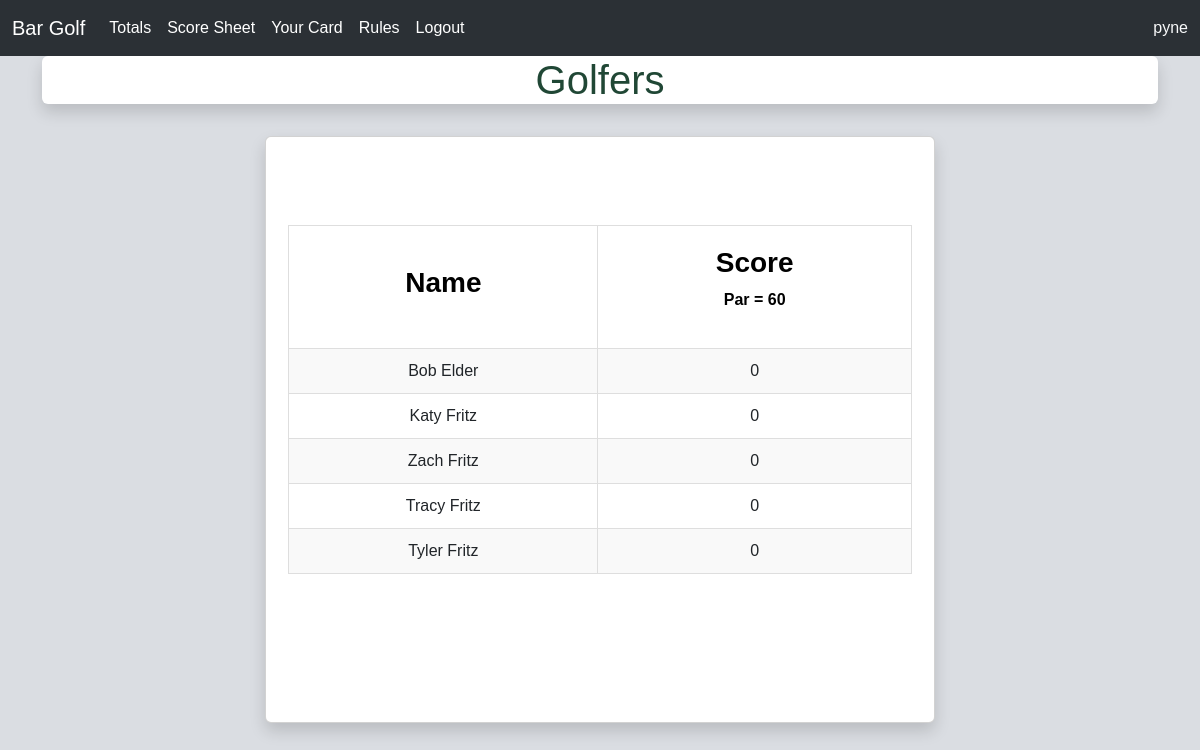
The app's page / (signed in) with its own data.
### scoreCard/models.py (models this page shows, shortened)
class BarPar(models.Model):
    do_dodge = models.IntegerField(default=0)
    elbow_room = models.IntegerField(default=0)
    wigwam = models.IntegerField(default=0)
    depot = models.IntegerField(default=0)
    sports_page = models.IntegerField(default=0)
    reboot = models.IntegerField(default=0)
    mouse_trap = models.IntegerField(default=0)
    clancys = models.IntegerField(default=0)
    dooleys = models.IntegerField(default=0)
    gi = models.IntegerField(default=0)
    brothers = models.IntegerField(default=0)
    pio = models.IntegerField(default=0)
    pickle = models.IntegerField(default=0)
    shenanns = models.IntegerField(default=0)
    brat = models.IntegerField(default=0)
    total = models.IntegerField(default=0)

class Golfer(models.Model):
    user = models.OneToOneField(User, null=True, on_delete=models.CASCADE)
    do_dodge = models.IntegerField(default=0)
    elbow_room = models.IntegerField(default=0)
    wigwam = models.IntegerField(default=0)
    depot = models.IntegerField(default=0)
    sports_page = models.IntegerField(default=0)
    reboot = models.IntegerField(default=0)
    mouse_trap = models.IntegerField(default=0)
    clancys = models.IntegerField(default=0)
    dooleys = models.IntegerField(default=0)
    gi = models.IntegerField(default=0)
    brothers = models.IntegerField(default=0)
    pio = models.IntegerField(default=0)
    pickle = models.IntegerField(default=0)
    shenanns = models.IntegerField(default=0)
    brat = models.IntegerField(default=0)
    total = models.IntegerField(default=0)

### scoreCard/views.py (the view)
# urls.py: path("", views.index, name="index"),
def index(request):
    golfers = Golfer.objects.all()
    par = BarPar.objects.all().first()
    return render(request, "cards/index.html", {"golfers": golfers, 'par': par})

### scoreCard/templates/cards/index.html (shortened to what this page needs)
{% extends 'cards/base.html' %} {% block content %}
<div class="page-title container-sm text-center shadow rounded mx-auto">
  <h1>Golfers</h1>
</div>
<br />
<div style="display: grid;place-items: start center;">
<div class="main-card card text-center shadow py-5 px3" style="width: clamp(20em, 60%, 50em);">
    <section class="card-inner content-info">
      <div class="container paddings-mini">
         <div class="row">
            <div class="col-lg-12">
               <table class="table-total table-striped table-responsive table-hover result-point">
                  <thead class="point-table-head">
    <tr>
      <th><h3><b>Name</b></h3></th>
      <th><h3><b>Score</b></h3><p>Par = {{ par.total }}</p></th>
    </tr>
  </thead>
  <tbody class="text-center">
    {% for person in golfers %}
    <tr>
      <td class="text-center">
        {{ person.user.first_name|capfirst }} {{ person.user.last_name|capfirst }}
      </td>
      <td>{{ person.total }}</td>
    </tr>
    {% endfor %}
  </tbody>
</table>
</div>
</div>
</div>
</section>
</div>
</div>
{% endblock %}

### scoreCard/templates/cards/navbar.html (shortened to what this page needs)
<nav class="navbar navbar-expand-lg bg-body-tertiary" data-bs-theme="dark">
  <div class="container-fluid">
    <a class="navbar-brand" href="#">Bar Golf</a>
    <div class="collapse navbar-collapse" id="navbarSupportedContent">
      <ul class="navbar-nav me-auto mb-2 mb-lg-0">
        <li class="nav-item">
          <a
            class="nav-link active"
            aria-current="page"
            href="{% url 'index' %}"
            >Totals</a
          >
        </li>
        <li class="nav-item">
          <a
            class="nav-link active"
            aria-current="page"
            href="{% url 'scorecards' %}"
            >Score Sheet</a
          >
        </li>
        <li class="nav-item">
          <a
            class="nav-link active"
            aria-current="page"
            href="{% url 'userscore' %}"
            >Your Card</a
          >
        </li>
        <li class="nav-item">
          <a
            class="nav-link active"
            aria-current="page"
            href="{% url 'rules' %}"
            >Rules</a
          >
        </li>
        {% if user.is_authenticated %}
        <li class="nav-item">
          <a
            class="nav-link active"
            aria-current="page"
            href="{% url 'logout' %}"
            >Logout</a
          >
        </li>
        {% endif %}
      </ul>
      {% if user.is_authenticated %}
      <div class="d-flex nav-item text-light">
        <a
          class="nav-link active"
          aria-current="page"
          href="{% url 'profile' %}"
          >{{ user.username }}</a
        >
      </div>
      {% else %}
      <div class="d-flex nav-item text-light">
        <a class="nav-link active" aria-current="page" href="{% url 'login' %}"
          >Login/Register</a
        >
      </div>
      {% endif %}
    </div>
  </div>
</nav>

### static/scoreCard/css/styles.css (style rules this page uses)
body { background-color: #DADDE2; font-family: Arial, Helvetica, sans-serif; margin: 0; }
.page-title { background-color: white; color: #204735; }
.main-card { padding: 10px; background-color: white; margin-bottom: 2em; }
.card-inner { border-radius: .5em; }
.navbar { max-width: 100% !important; }

### scoreCard/templates/cards/index.html (style rules this page uses)
.content-info { background: #ffffff; padding: 40px 0; background-size: cover!important; background-position: top center!important; background-repeat: no-repeat!important; position: relative; padding-bottom:100px; }
table { width: 100%; background: #fff; border: 1px solid #dedede; }
table thead tr th { padding: 20px; border: 1px solid #dedede; color: #000; }
table.table-striped tbody tr:nth-of-type(odd) { background: #f9f9f9; }
table tr td { padding: 10px 20px; border: 1px solid #dedede; }

### records on screen
BarPar: total "60"
Golfer: user.first_name "Bob", user.last_name "Elder", total "0"
Golfer: user.first_name "Katy", user.last_name "Fritz", total "0"
Golfer: user.first_name "Zach", user.last_name "Fritz", total "0"
Golfer: user.first_name "Tracy", user.last_name "Fritz", total "0"
Golfer: user.first_name "Tyler", user.last_name "Fritz", total "0"

### other values on screen
{{ user.username }} "pyne"
